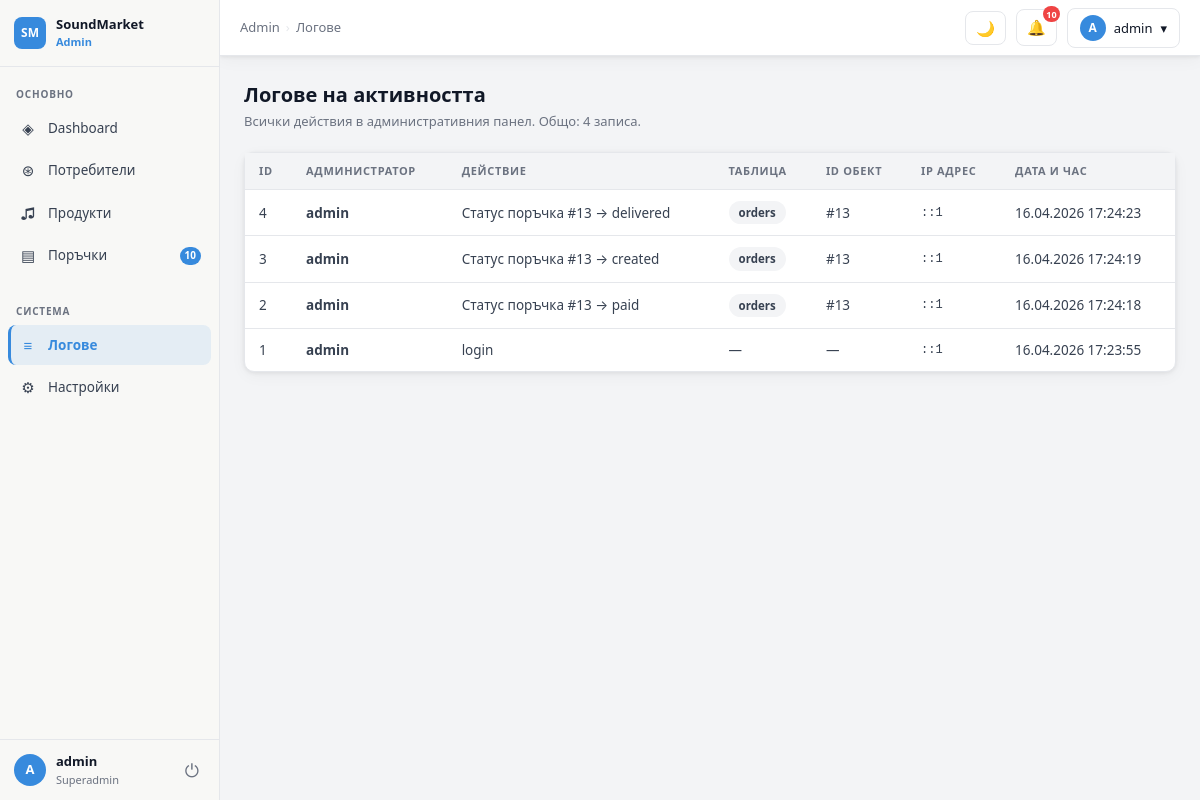
Screenshot of /admin/logs.php (signed in) with the database file from the repository.
### tables this page shows
CREATE TABLE `activity_logs` (
  `id` int(11) NOT NULL,
  `admin_id` int(11) DEFAULT NULL,
  `action` varchar(255) NOT NULL,
  `target_table` varchar(60) DEFAULT NULL,
  `target_id` int(11) DEFAULT NULL,
  `ip_address` varchar(45) DEFAULT NULL,
  `created_at` timestamp NOT NULL DEFAULT current_timestamp()
);

### admin/includes/functions.php (called while the page is built, shortened)
<?php
function h(mixed $s): string {
    return htmlspecialchars((string)$s, ENT_QUOTES | ENT_SUBSTITUTE, 'UTF-8');
}

### admin/logs.php (the view, shortened to what this page needs)
<?php
require_once __DIR__ . '/includes/functions.php';
$pdo = admin_db();
$page     = max(1, (int)($_GET['page'] ?? 1));
$per_page = 40;
$total = (int)$pdo->query("SELECT COUNT(*) FROM activity_logs")->fetchColumn();
$pg    = paginate($total, $page, $per_page);
$stmt = $pdo->prepare("
    SELECT l.id, l.action, l.target_table, l.target_id,
           l.ip_address, l.created_at,
           a.username AS admin_username
    FROM activity_logs l
    LEFT JOIN admin_users a ON a.id = l.admin_id
    ORDER BY l.created_at DESC
    LIMIT ? OFFSET ?
");
$stmt->execute([$pg['per_page'], $pg['offset']]);
$logs = $stmt->fetchAll();
require __DIR__ . '/includes/header.php';
?>
<div class="page-header">
  <div>
    <h1>Логове на активността</h1>
    <p>Всички действия в административния панел. Общо: <?= $total ?> записа.</p>
  </div>
</div>
<div class="card">
  <div class="table-wrap">
    <table class="data-table">
      <thead>
        <tr>
          <th>ID</th>
          <th>Администратор</th>
          <th>Действие</th>
          <th>Таблица</th>
          <th>ID обект</th>
          <th>IP адрес</th>
          <th>Дата и час</th>
        </tr>
      </thead>
      <tbody>
        <?php if (!$logs): ?>
          <tr><td colspan="7">
            <div class="empty-state"><div class="es-icon">📋</div><p>Няма логове.</p></div>
          </td></tr>
        <?php else: ?>
          <?php foreach ($logs as $log): ?>
            <tr>
              <td class="text-muted"><?= (int)$log['id'] ?></td>
              <td class="fw-700"><?= $log['admin_username'] ? h($log['admin_username']) : '<span class="text-muted">—</span>' ?></td>
              <td><?= h($log['action']) ?></td>
              <td><?= $log['target_table'] ? '<span class="badge badge-gray">' . h($log['target_table']) . '</span>' : '—' ?></td>
              <td class="text-muted"><?= $log['target_id'] ? '#' . (int)$log['target_id'] : '—' ?></td>
              <td class="text-muted" style="font-family:monospace;font-size:12px;"><?= $log['ip_address'] ? h($log['ip_address']) : '—' ?></td>
              <td class="text-muted"><?= h(date('d.m.Y H:i:s', strtotime($log['created_at']))) ?></td>
            </tr>
          <?php endforeach; ?>
        <?php endif; ?>
      </tbody>
    </table>
  </div>
</div>
<?php require __DIR__ . '/includes/footer.php'; ?>

### admin/assets/style.css (style rules this page uses)
:root { --sidebar-w: 220px; --topbar-h: 56px; --accent: #378ADD; --accent-dark: #2a6db5; --accent-bg: rgba(55,138,221,.10); --bg: #f3f4f6; --surface: #ffffff; --sidebar-bg: #f8f8f6; --topbar-bg: #ffffff; --border: #e5e7eb; --text: #111827; --text-2: #374151; --text-muted: #6b7280; --hover: #f1f5f9; --danger: #ef4444; --danger-bg: #fee2e2; --success: #16a34a; --radius: 10px; --shadow: 0 1px 4px rgba(0,0,0,.08), 0 4px 16px rgba(0,0,0,.04); }
*, *::before, *::after { box-sizing: border-box; margin: 0; padding: 0; }
body { font-family: system-ui, -apple-system, 'Segoe UI', sans-serif; font-size: 14px; background: var(--bg); color: var(--text); line-height: 1.5; }
.admin-body { display: flex; min-height: 100vh; }
.card { background: var(--surface); border: 1px solid var(--border); border-radius: var(--radius); box-shadow: var(--shadow); }
.table-wrap { overflow-x: auto; }
table.data-table { width: 100%; border-collapse: collapse; font-size: 13.5px; }
.data-table th { background: var(--bg); padding: 10px 14px; text-align: left; font-size: 11px; font-weight: 700; text-transform: uppercase; letter-spacing: .06em; color: var(--text-muted); white-space: nowrap; border-bottom: 1px solid var(--border); position: sticky; top: 0; z-index: 1; }
.data-table td { padding: 11px 14px; border-bottom: 1px solid var(--border); vertical-align: middle; color: var(--text-2); }
.data-table tr:last-child td { border-bottom: none; }
.data-table tbody tr { transition: background .12s; }
.badge { display: inline-flex; align-items: center; padding: 3px 10px; border-radius: 999px; font-size: 11.5px; font-weight: 700; white-space: nowrap; }
.badge-gray { background: #f3f4f6; color: #374151; }
.page-header { display: flex; align-items: center; justify-content: space-between; flex-wrap: wrap; gap: 12px; margin-bottom: 20px; }
.page-header h1 { font-size: 20px; font-weight: 800; }
.page-header p { font-size: 13px; color: var(--text-muted); margin-top: 2px; }
.text-muted { color: var(--text-muted); }
.fw-700 { font-weight: 700; }

### rows the page displays
activity_logs: id "4", admin_users.username "admin", action "Статус поръчка #13 → delivered", target_table "orders", target "13", ip_address "::1", created_at "16.04.2026 17:24:23"
activity_logs: id "3", admin_users.username "admin", action "Статус поръчка #13 → created", target_table "orders", target "13", ip_address "::1", created_at "16.04.2026 17:24:19"
activity_logs: id "2", admin_users.username "admin", action "Статус поръчка #13 → paid", target_table "orders", target "13", ip_address "::1", created_at "16.04.2026 17:24:18"
activity_logs: id "1", admin_users.username "admin", action "login", ip_address "::1", created_at "16.04.2026 17:23:55"

### other values shown
$icon "◈ ⊛ ♫ ▤ ≡ ⚙"
$label "Dashboard Потребители Продукти Поръчки Логове Настройки"
$badge "10"
substr(admin_username(), 0, 1) "A"
admin_username() "admin"
admin_role() "Superadmin"
$_breadcrumb "Логове"
$_notif "10"
$total "4"
